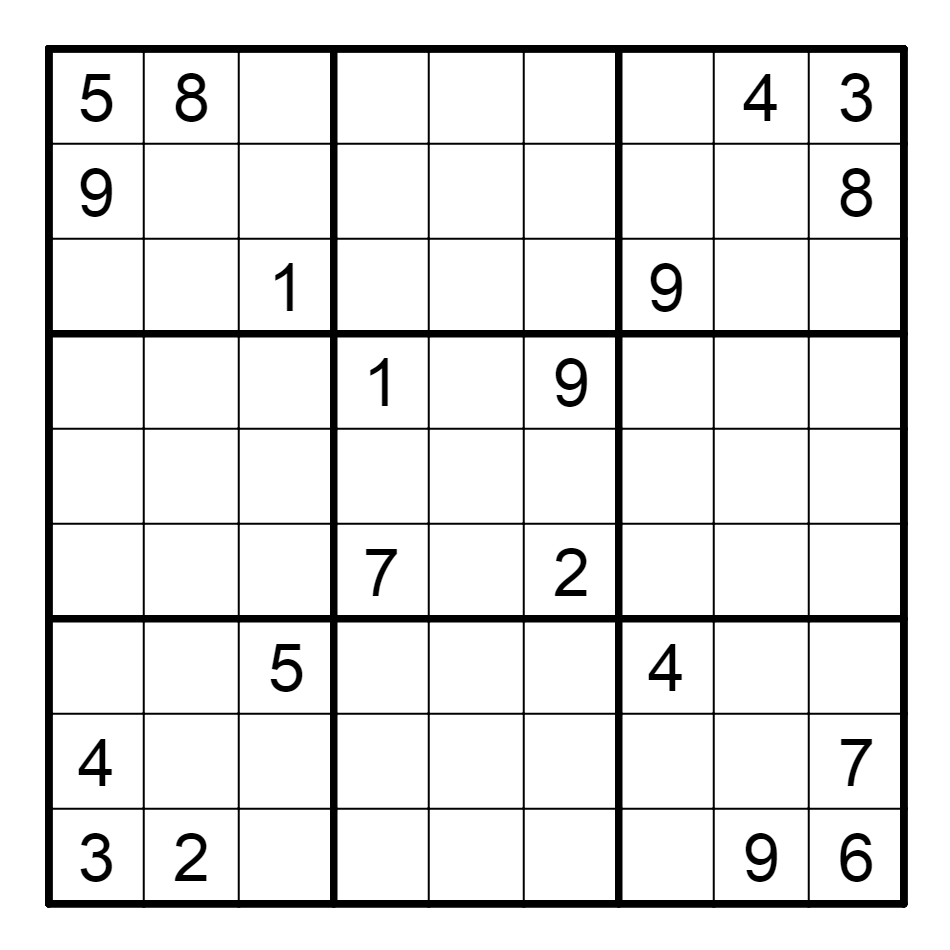
#> input picture Image Processing/Köşe Algılama/sudoku.png, 950 x 950 px
$ python 'köşe_algılama.py'
#> lines starting #> are read from the running program, lines starting #| are printed output that depends on the picture
# -*- coding: utf-8 -*-
"""
Created on Mon Mar 21 17:08:39 2022

@author: Erdal
"""
import cv2
import matplotlib.pyplot as plt
import numpy as np

img = cv2.imread("sudoku.png", 0)
#> img is the input picture: shape (950, 950); min 0, max 255, mean 231.3
img = np.float32(img)
print(img.shape)
#| (950, 950)
plt.figure(), plt.imshow(img, cmap = "gray"), plt.axis("off")

# harris corner detection
dst = cv2.cornerHarris(img, blockSize = 2, ksize = 3, k = 0.04)
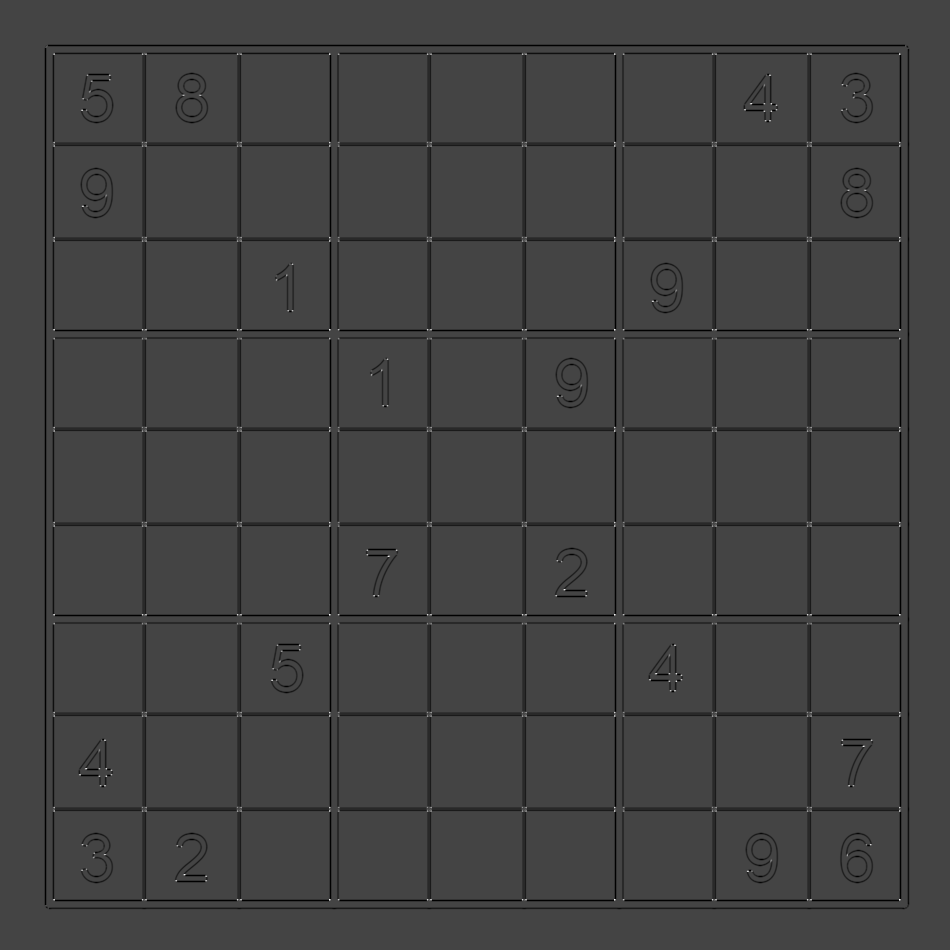
#> dst: shape (950, 950) float32; min -169130016, max 458335776, mean -6497319; drawn with min black and max white
plt.figure(), plt.imshow(dst, cmap = "gray"), plt.axis("off")

dst = cv2.dilate(dst, None)
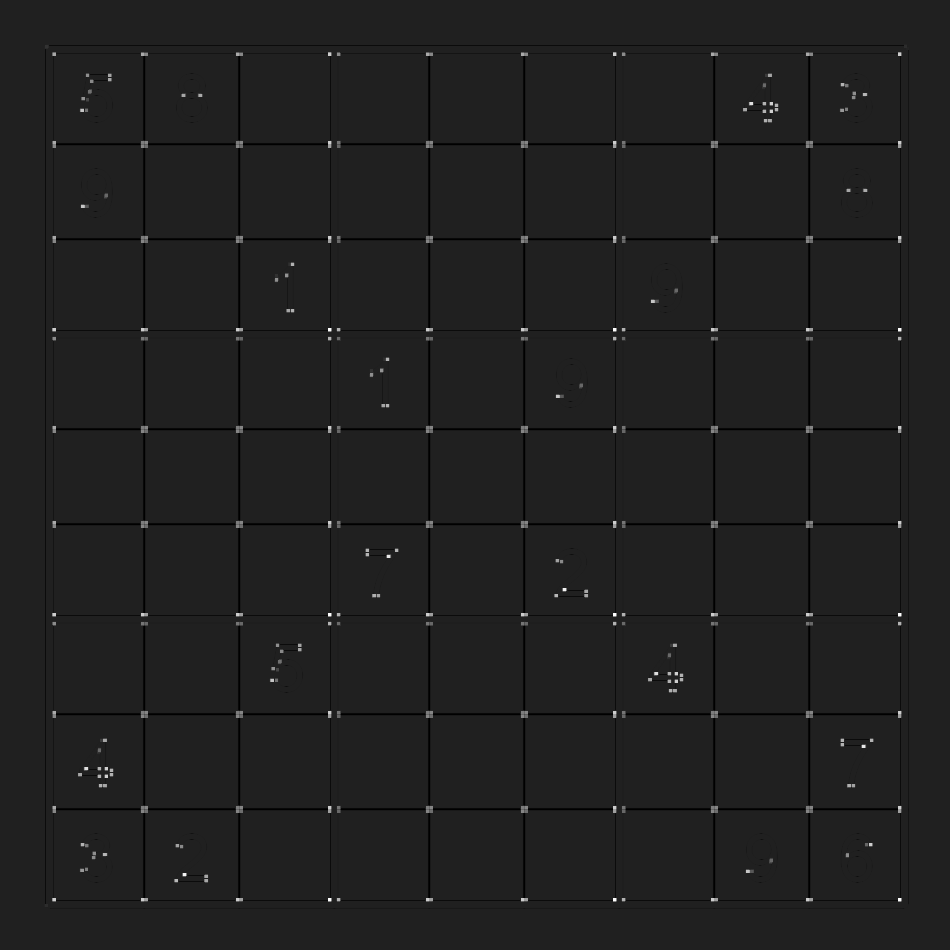
#> dst: shape (950, 950) float32; min -65859716, max 458335776, mean -321665.4; drawn with min black and max white
img[dst>0.2*dst.max()] = 1
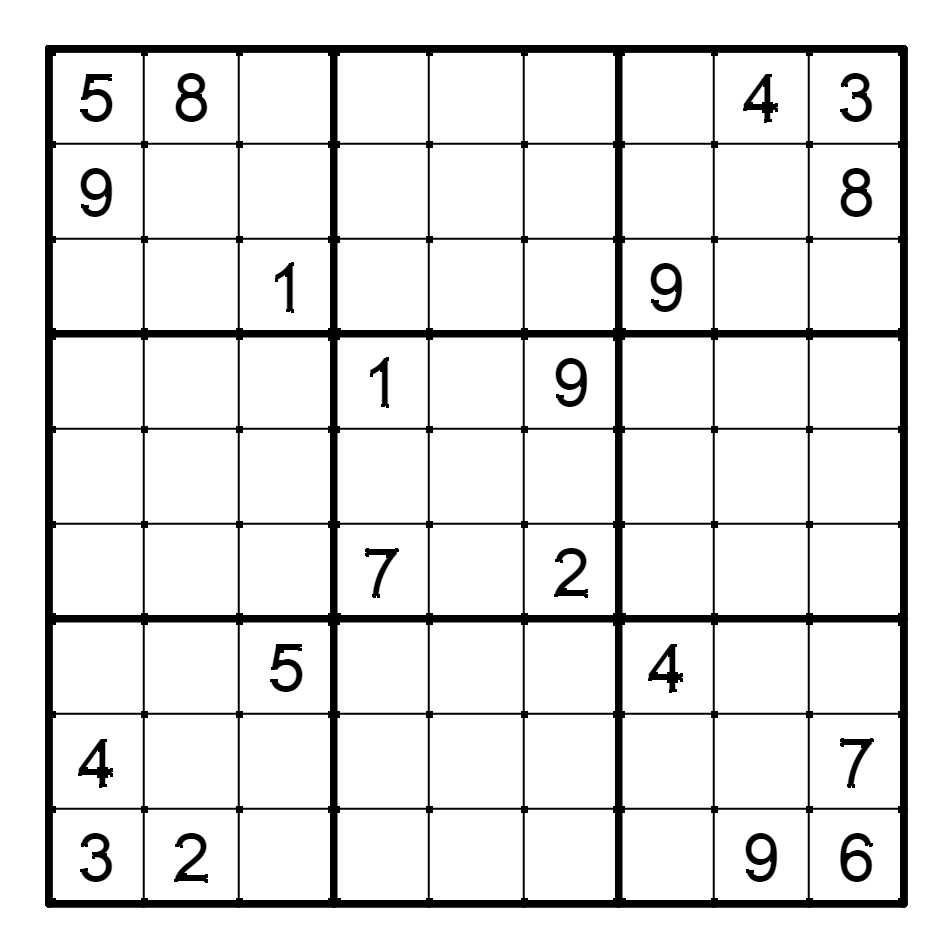
#> img: shape (950, 950) float32; min 0, max 255, mean 230.6
plt.figure(), plt.imshow(dst, cmap = "gray"), plt.axis("off")

# shi tomasi detection
img = cv2.imread("sudoku.png", 0)
img = np.float32(img)
corners = cv2.goodFeaturesToTrack(img, 1000, 0.01, 10)
#> corners = 246 rows, first 8: [93, 856], [853, 96], [869, 843], [899, 899], [614, 899], [329, 899], [899, 614], [614, 614]

corners = np.int64(corners)

for i in corners:
    x,y = i.ravel()
    cv2.circle(img, (x,y), 3, (125,125,125), cv2.FILLED)
#> this loop made 246 passes
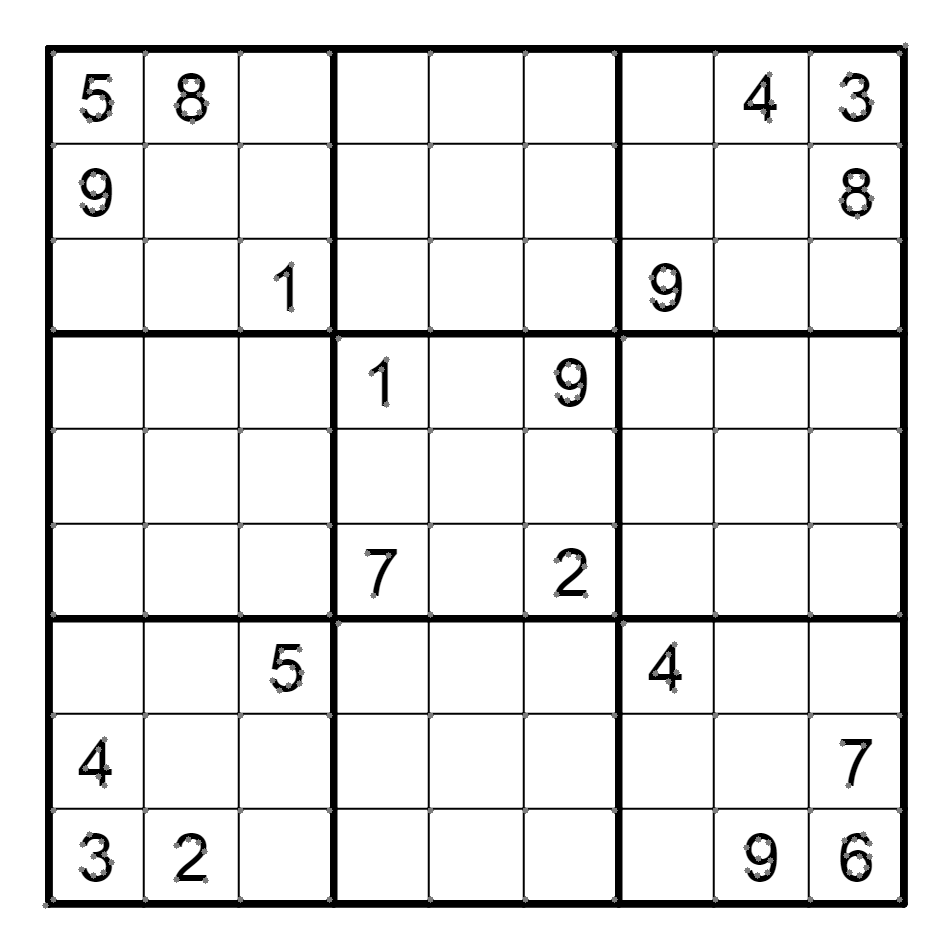
#> img: shape (950, 950) float32; min 0, max 255, mean 231.4

plt.figure(), plt.imshow(img), plt.axis("off")
